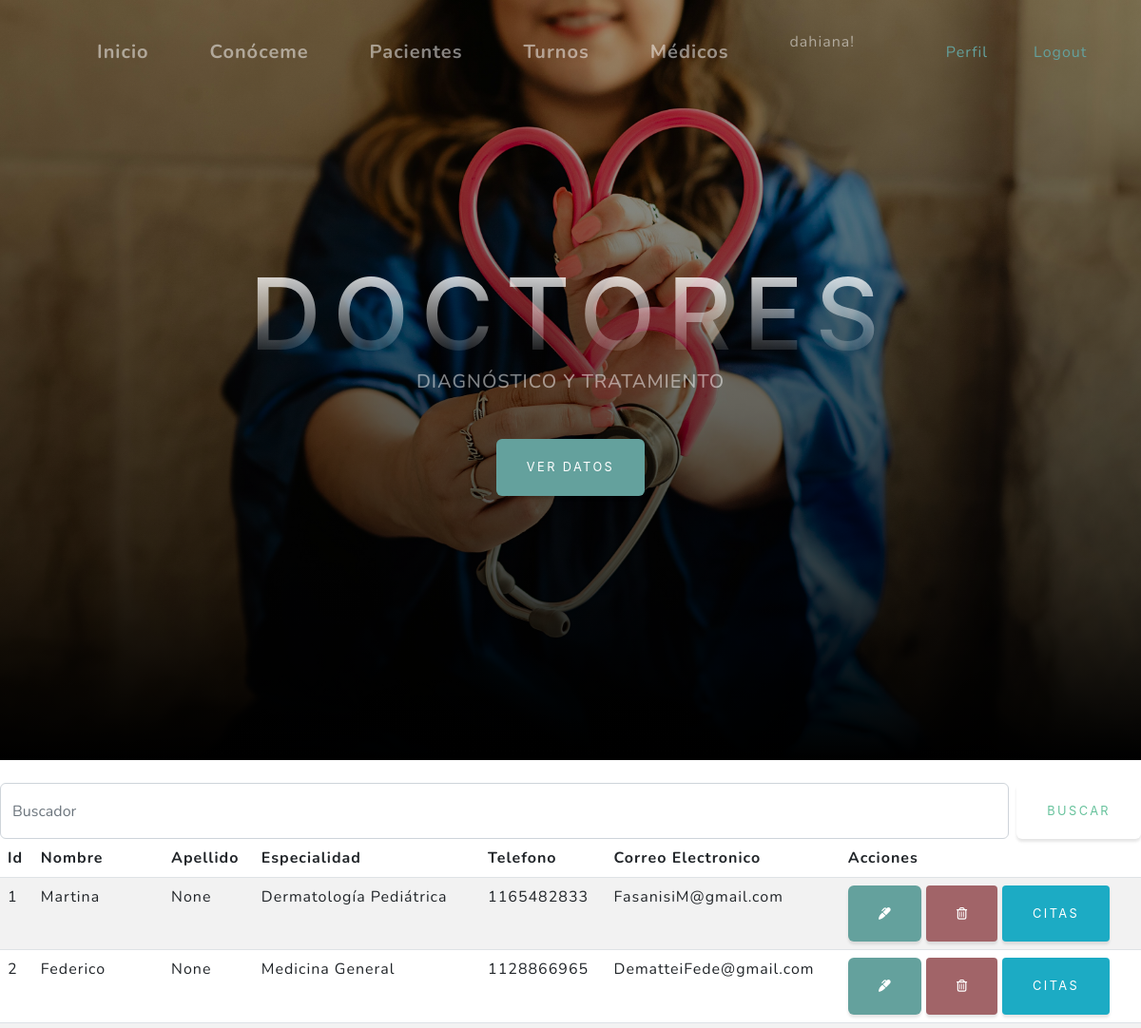
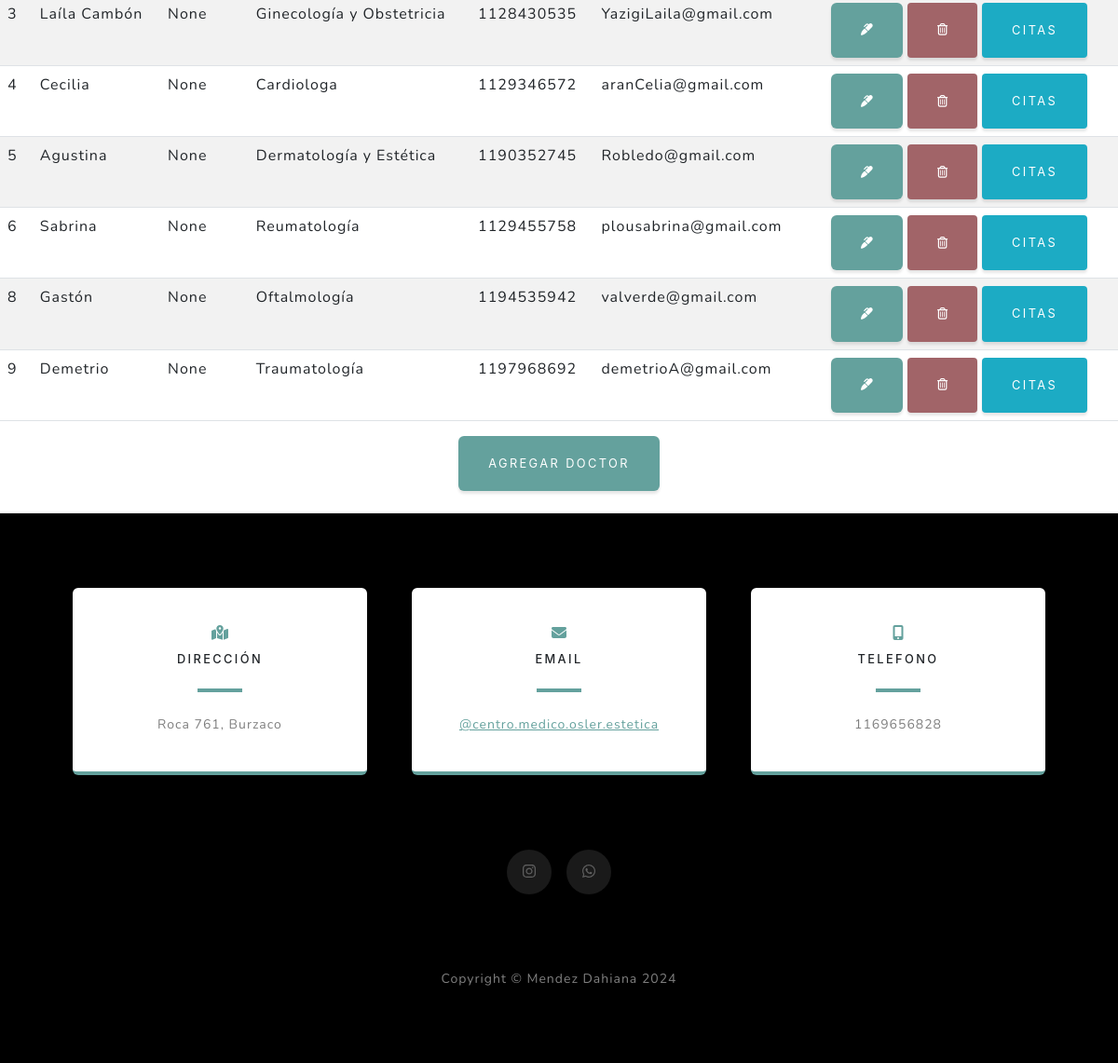
The app's page /aplicacion/Doctores/ (signed in) with its own data (2 pictures, top to bottom).
### aplicacion/models.py (models this page shows, shortened)
class Doctor(models.Model):
    nombre = models.CharField(max_length=100)
    apellido = models.CharField(max_length=100, null=True)
    especialidad = models.CharField(max_length=100)
    telefono = models.CharField(max_length=20)
    correo_electronico = models.EmailField()

### aplicacion/views.py (the view)
# urls.py: path('Doctores/', DoctorList.as_view(), name= "doctores" ),
class DoctorList(LoginRequiredMixin, ListView):
    model = Doctor

### aplicacion/templates/aplicacion/doctor_list.html
{%extends 'aplicacion/home.html' %}
{% block titulo %}
<h1 class="mx-auto my-0 text-uppercase">DOCTORES</h1>
{% endblock titulo %}
{% block boton %}
<a class="btn btn-primary" href="#projects">VER DATOS</a>
{% endblock boton %}
{% block buscador %}
<form class="d-flex" role="search" action="{% url 'buscarDoctor' %}" method="get">
    <input name="buscador" class="form-control me-2" type="search" placeholder="Buscador" aria-label="Search">
    <button class="btn btn-outline-success" type="submit">Buscar</button>
</form>
{% endblock buscador %}
{% block contenido %}
<table class="table table-striped">
    <thead>
        <tr>
            <th>Id</th>
            <th>Nombre</th>
            <th>Apellido</th>
            <th>Especialidad</th>
            <th>Telefono</th>
            <th>Correo Electronico</th>
            <th>Acciones</th>
        </tr>
    </thead>
    <tbody>
{% for d in doctor_list  %}
        <tr>
            <td>{{ d.id }}</td>
            <td>{{ d.nombre }}</td>
            <td>{{ d.apellido }}</td>
            <td>{{ d.especialidad }}</td>
            <td>{{ d.telefono }}</td>
            <td>{{ d.correo_electronico }}</td>
            <td>
                <a
                  href="{% url 'doctor_update' d.id %}"
                  class="btn btn-primary"
                  style="--bs-btn-padding-y: .30rem; --bs-btn-padding-x: .7rem; --bs-btn-font-size: .75rem;"
                  ><i class="fa-solid fa-marker" title=""></i>
                </a>
                <a href="{% url 'doctor_delete' d.id %}" class="btn btn-danger btn-sm">
                    <i class="fa-regular fa-trash-can"></i>
                </a>
              <a href="{% url 'proximo_paciente' d.id %}" class="btn btn-info btn-sm">
                citas
            </a>
            </td>
        </tr>
{% endfor %}
    </tbody>
</table>
{% endblock contenido %}
{% block boton1 %}
<div class="d-flex justify-content-center align-items-center">
<a class="btn btn-primary" href="{% url 'doctor_create' %}">AGREGAR DOCTOR</a>
</div>
<br>
{% endblock boton1 %}

### aplicacion/templates/aplicacion/home.html (shortened to what this page needs)
<!DOCTYPE html>
<html lang="es">
    <head>
        {% load static %}
        <link href="{% static 'css/styles.css' %}" rel="stylesheet" />
    </head>
    <body id="page-top">
        <nav class="navbar navbar-expand-lg navbar-light fixed-top" id="mainNav">
            <div class="container px-4 px-lg-5">
                <div class="collapse navbar-collapse" id="navbarResponsive">
                    <ul class="navbar-nav ms-auto">
                        <li class="navbar-brand"><a class="nav-link" href="{% url 'home' %}">Inicio</a></li>
                        {% if user.is_authenticated %}
                          <li class="navbar-brand"><a class="nav-link" href="{% url 'acerca_de_mi' %}">Conóceme</a></li>
                          <li class="navbar-brand"><a class="nav-link" href="{% url 'pacientes' %}">Pacientes</a></li>
                          <li class="navbar-brand"><a class="nav-link" href="{% url 'citas' %}">Turnos</a></li>
                          <li class="navbar-brand"><a class="nav-link" href="{% url 'doctores' %}">Médicos</a></li>
                          <p class="nav-link"> {{user.username}}! </p>
                          <div class="nav-link  d-flex flex-row align-items-center text-primary">
                          </div>
                           <a class="nav-link  d-flex flex-row align-items-center text-primary" href="{% url 'editar_perfil' %}">Perfil</a>
                           <a class="nav-link  d-flex flex-row align-items-center text-primary" href="{% url 'logout' %}">Logout</a>
                      {% else %}
                          <a class="nav-link  d-flex flex-row align-items-center text-primary" href="{% url 'login' %}">Login</a>
                          <a class="nav-link  d-flex flex-row align-items-center text-primary" href="{% url 'registro' %}">Registro</a>
                      {% endif %}
                    </ul>
                </div>
            </div>
        </nav>
        <header class="masthead">
            <div class="container px-4 px-lg-5 d-flex h-100 align-items-center justify-content-center">
                <div class="d-flex justify-content-center">
                    <div class="text-center">
                        {% block titulo %}{% endblock titulo %}
                        {% block subtitulo %}
                        <h2 class="text-white-50 mx-auto mt-2 mb-5">DIAGNÓSTICO Y TRATAMIENTO</h2>
                        {% endblock subtitulo %}
                        {% block boton %}
                        {% endblock boton %}
                    </div>
                </div>
            </div>
        </header>
        <br>
        {% block buscador %}
        {% endblock buscador %}
        {% block contenido %}
        {% endblock contenido %}
        {% block boton1 %}
        {% endblock boton1 %}
        <section class="contact-section bg-black">
            <div class="container px-4 px-lg-5">
                <div class="row gx-4 gx-lg-5">
                    <div class="col-md-4 mb-3 mb-md-0">
                        <div class="card py-4 h-100">
                            <div class="card-body text-center">
                                <i class="fas fa-map-marked-alt text-primary mb-2"></i>
                                <h4 class="text-uppercase m-0">Dirección</h4>
                                <hr class="my-4 mx-auto" />
                                <div class="small text-black-50">Roca 761, Burzaco</div>
                            </div>
                        </div>
                    </div>
                    <div class="col-md-4 mb-3 mb-md-0">
                        <div class="card py-4 h-100">
                            <div class="card-body text-center">
                                <i class="fas fa-envelope text-primary mb-2"></i>
                                <h4 class="text-uppercase m-0">Email</h4>
                                <hr class="my-4 mx-auto" />
                                <div class="small text-black-50"><a href="https://www.instagram.com/centro.medico.osler.estetica/?hl=es-es" target="_blank">@centro.medico.osler.estetica</a></div>
                            </div>
                        </div>
                    </div>
                    <div class="col-md-4 mb-3 mb-md-0">
                        <div class="card py-4 h-100">
                            <div class="card-body text-center">
                                <i class="fas fa-mobile-alt text-primary mb-2"></i>
                                <h4 class="text-uppercase m-0">Telefono</h4>
                                <hr class="my-4 mx-auto" />
                                <div class="small text-black-50">1169656828</div>
                            </div>
                        </div>
                    </div>
                </div>
                <div class="social d-flex justify-content-center">
                    <a class="mx-2" href="https://www.instagram.com/kiaoraestetica/" target="_blank"><i class="fa-brands fa-instagram"></i></a>
                    <a class="mx-2" href="https://l.instagram.com/?u=https%3A%2F%2Fwa.link%2Fm68txh&e=AT11BPT2ucRNKfZPsH27rwInMxaResxAarBgAta2za556H7LOdaxe_yr_15M0yegh_ZdA_YYmmZybDQKMSUZsmZVPzcO5M4a0j5Vug" target="_blank"><i class="fa-brands fa-whatsapp"></i></a>
                </div>
            </div>
        </section>
        <footer class="footer bg-black small text-center text-white-50"><div class="container px-4 px-lg-5">Copyright &copy; Mendez Dahiana 2024</div></footer>
    </body>
</html>

### records on screen
Doctor: id "1", nombre "Martina", apellido "None", especialidad "Dermatología Pediátrica", telefono "1165482833", correo_electronico "FasanisiM@gmail.com"
Doctor: id "2", nombre "Federico", apellido "None", especialidad "Medicina General", telefono "1128866965", correo_electronico "DematteiFede@gmail.com"
Doctor: id "3", nombre "Laíla Cambón", apellido "None", especialidad "Ginecología y Obstetricia", telefono "1128430535", correo_electronico "YazigiLaila@gmail.com"
Doctor: id "4", nombre "Cecilia", apellido "None", especialidad "Cardiologa", telefono "1129346572", correo_electronico "aranCelia@gmail.com"
Doctor: id "5", nombre "Agustina", apellido "None", especialidad "Dermatología y Estética", telefono "1190352745", correo_electronico "Robledo@gmail.com"
Doctor: id "6", nombre "Sabrina", apellido "None", especialidad "Reumatología", telefono "1129455758", correo_electronico "plousabrina@gmail.com"
Doctor: id "8", nombre "Gastón", apellido "None", especialidad "Oftalmología", telefono "1194535942", correo_electronico "valverde@gmail.com"
Doctor: id "9", nombre "Demetrio", apellido "None", especialidad "Traumatología", telefono "1197968692", correo_electronico "demetrioA@gmail.com"

### other values on screen
{{ user.username }} "dahiana"
